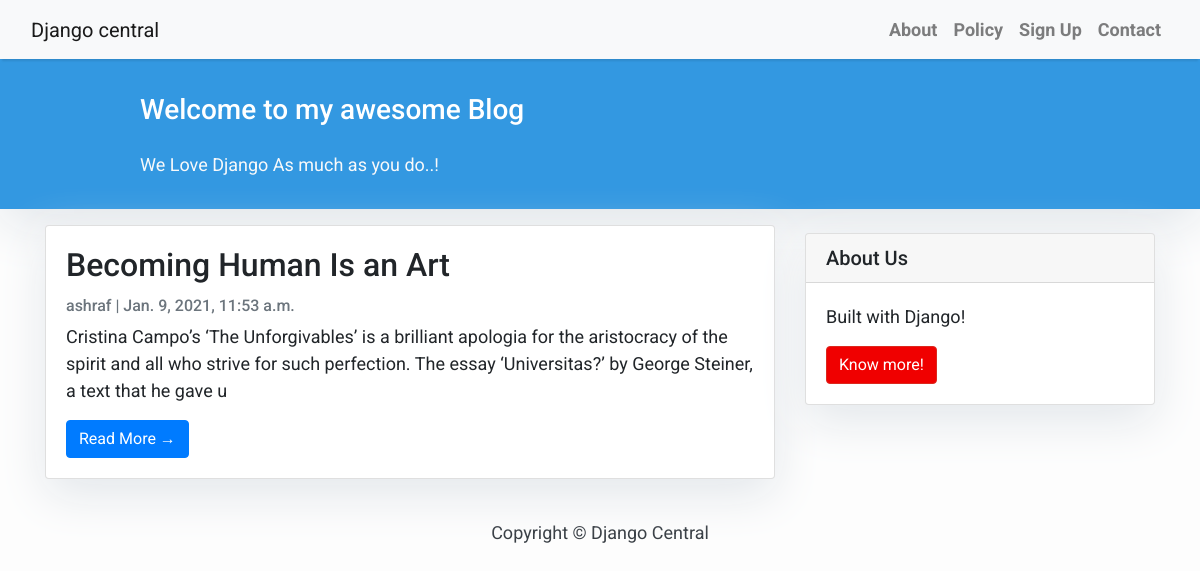
The page / on the database its author committed.
### blog/models.py (models this page shows, shortened)
class Post(models.Model):
    title = models.CharField(max_length=200, unique=True)
    slug = models.SlugField(max_length=200, unique=True)
    author  = models.ForeignKey(User, on_delete=models.CASCADE, related_name='blogs_post')
    updated_on = models.DateTimeField(auto_now=True)
    content = models.TextField()
    created_on = models.DateTimeField(auto_now=True)
    status = models.IntegerField(choices=STATUS, default=0)
    class meta:
        ordering = ['-created_on']

### blog/views.py (the view)
# urls.py: path('', views.PostList.as_view(), name='home'),
class PostList(ListView):
    queryset = Post.objects.filter(status=1).order_by('-created_on')
    template_name = 'blog/index.html'

### blog/templates/blog/index.html (shortened to what this page needs)
{% extends "blog/base.html" %}
{% block content %}
<header class="masthead">
    <div class="container">
        <div class="row">
            <div class=" col-md-8 col-md-10 mx-auto">
                <div class="site-heading">
                    <h3 class=" site-heading my-4 mt-3 text-white"> Welcome to my awesome Blog </h3>
                    <p class="text-light">We Love Django As much as you do..! &nbsp
                    </p>
                </div>
            </div>
        </div>
    </div>
</header>
<div class="container">
    <div class="row">
        <div class="col-md-8 mt-3 left">
            {% for post in post_list %}
            <div class="card mb-4">
                <div class="card-body">
                    <h2 class="card-title">{{ post.title }}</h2>
                    <p class="card-text text-muted h6">{{ post.author }} | {{ post.created_on}}</p>
                    <p class="card-text">{{ post.content|slice:":200" }} </p>
                    <a href="{% url 'post_detail' post.slug %}" class="btn btn-primary">Read More &rarr;</a>
                </div>
            </div>
            {% endfor %}
        </div>
        {% block sidebar %} {% include 'blog/sidebar.html' %}{% endblock sidebar %}
    </div>
</div>
{%endblock%}

### blog/templates/blog/base.html (shortened to what this page needs)
<!DOCTYPE html>
<html>
    <head>
        <link rel="stylesheet" href="https://maxcdn.bootstrapcdn.com/bootstrap/4.0.0/css/bootstrap.min.css"
 />
    </head>
    <body>
        <nav class="navbar navbar-expand-lg navbar-light bg-light shadow" id="mainNav">
            <div class="container-fluid">
                <a class="navbar-brand" href="{% url 'home' %}">Django central</a>
                <div class="collapse navbar-collapse" id="navbarResponsive">
                    <ul class="navbar-nav ml-auto">
                        <li class="nav-item text-black">
                            <a class="nav-link text-black font-weight-bold" href="#">About</a>
                        </li>
                        <li class="nav-item text-black">
                            <a class="nav-link text-black font-weight-bold" href="#">Policy</a>
                        </li>
                        {% if user.is_authenticated  %}
                        <li class="nav-item text-black">
                            <a class="nav-link text-black font-weight-bold" href="{% url 'logout' %}">Logout</a>
                        </li>
                        {% else %}
                        <li class="nav-item text-black">
                            <a class="nav-link text-black font-weight-bold" href="{% url 'signup' %}">Sign Up</a>
                        </li>
                        {% endif %}
                        <li class="nav-item text-black">
                            <a class="nav-link text-black font-weight-bold" href="{% url 'contact' %}">Contact</a>
                        </li>
                    </ul>
                </div>
            </div>
        </nav>
        {% block content %}{% endblock content %}
        <footer class="py-3 bg-grey">
            <p class="m-0 text-dark text-center ">Copyright &copy; Django Central</p>
        </footer>
    </body>
</html>

### blog/templates/blog/sidebar.html (shortened to what this page needs)
{% block sidebar %}
<div class="col-md-4 float-right ">
<div class="card my-4">
        <h5 class="card-header">About Us</h5>
    <div class="card-body">
        <p class="card-text"> Built with Django!</p>
        <a href="https://facebook.com/kodechamp"
           class="btn btn-danger">Know more!</a>
    </div>
</div>
</div>
{% endblock sidebar %}

### blog/templates/blog/base.html (style rules this page uses)
body { font-family: "Roboto", sans-serif; font-size: 17px; background-color: #fdfdfd; }
.shadow { box-shadow: 0 4px 2px -2px rgba(0, 0, 0, 0.1); }
.btn-danger { color: #fff; background-color: #f00000; border-color: #dc281e; }
.masthead { background: #3398E1; height: auto; padding-bottom: 15px; box-shadow: 0 16px 48px #E3E7EB; padding-top: 10px; }

### blog/templates/blog/index.html (style rules this page uses)
body { font-family: "Roboto", sans-serif; font-size: 18px; background-color: #fdfdfd; }
.card { box-shadow: 0 16px 48px #E3E7EB; }

### blog/templates/blog/sidebar.html (style rules this page uses)
.card { box-shadow: 0 16px 48px #E3E7EB; }

### rows shown on the page
Post: title "Becoming Human Is an Art", author "ashraf", created_on "Jan. 9, 2021, 11:53 a.m.", content "Cristina Campo’s ‘The Unforgivables’ is a brilliant apologia for the aristocracy of the spirit and all who strive for such perfection. The essay ‘Universitas?’ by George Steiner, a text that he gave u"
